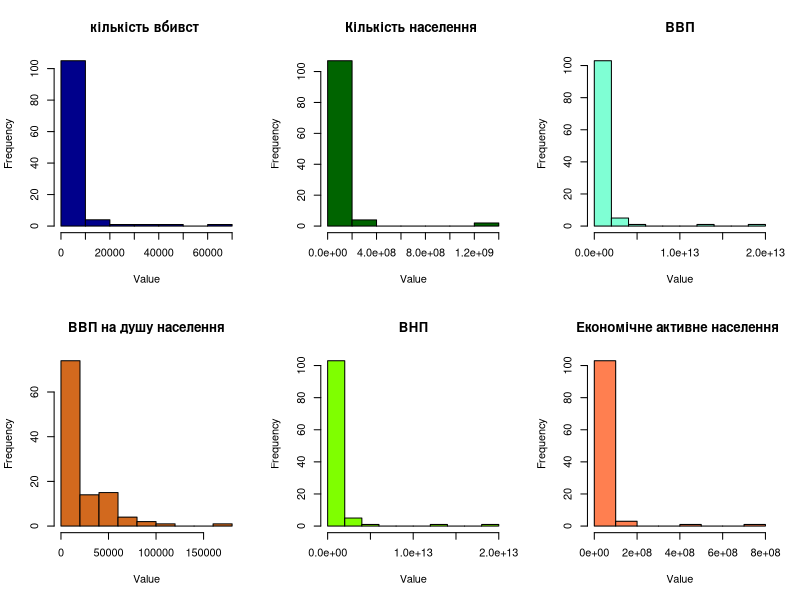
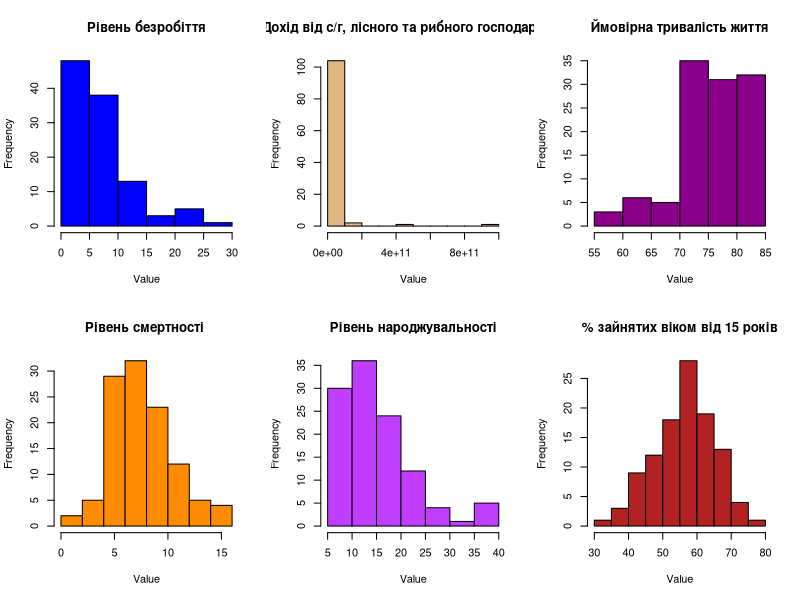
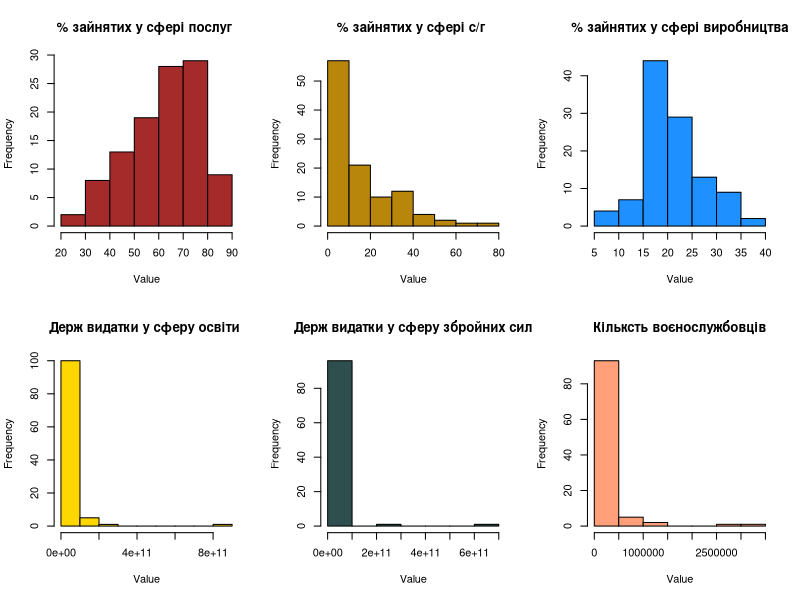
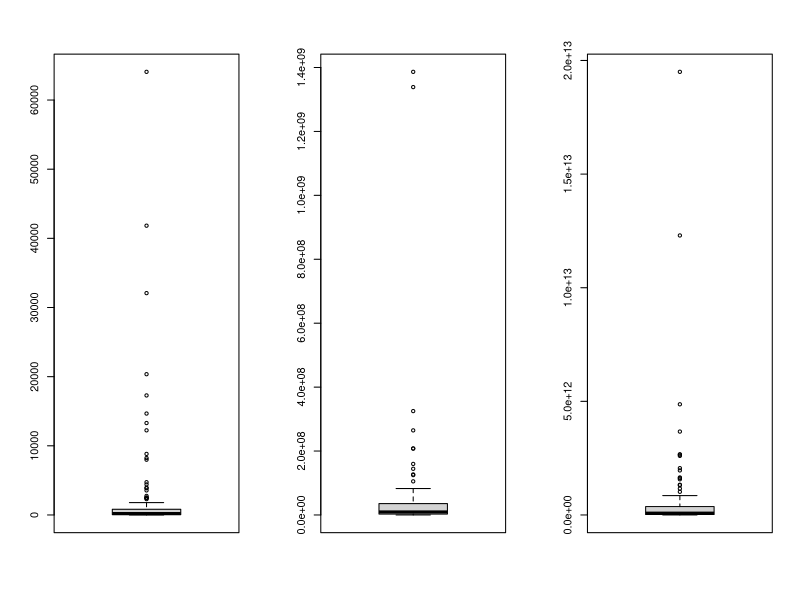
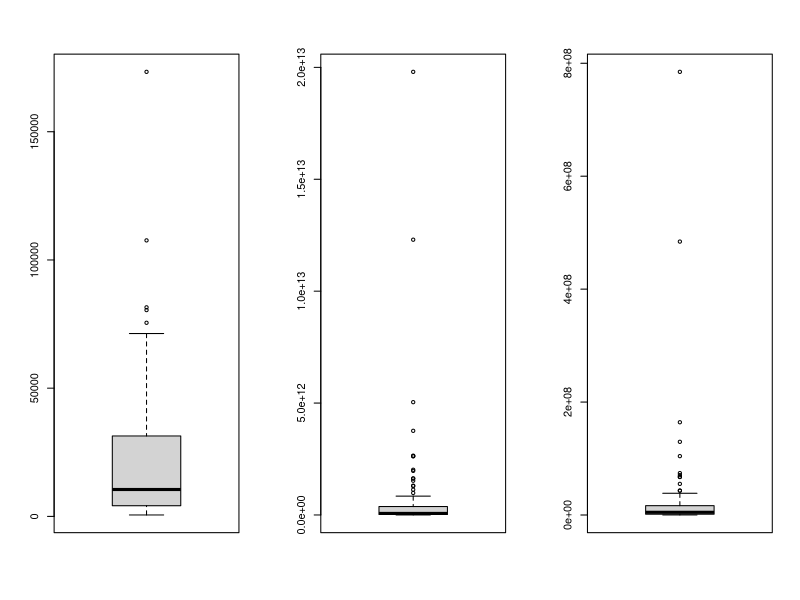
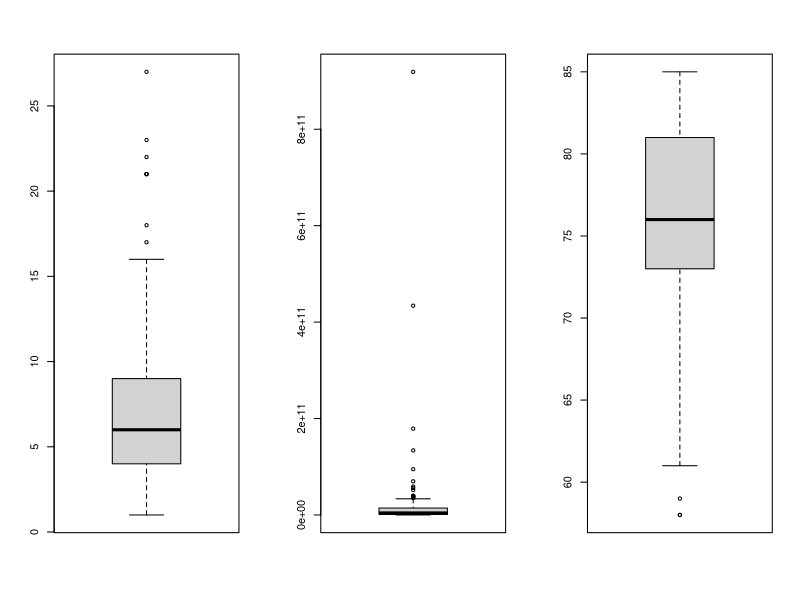
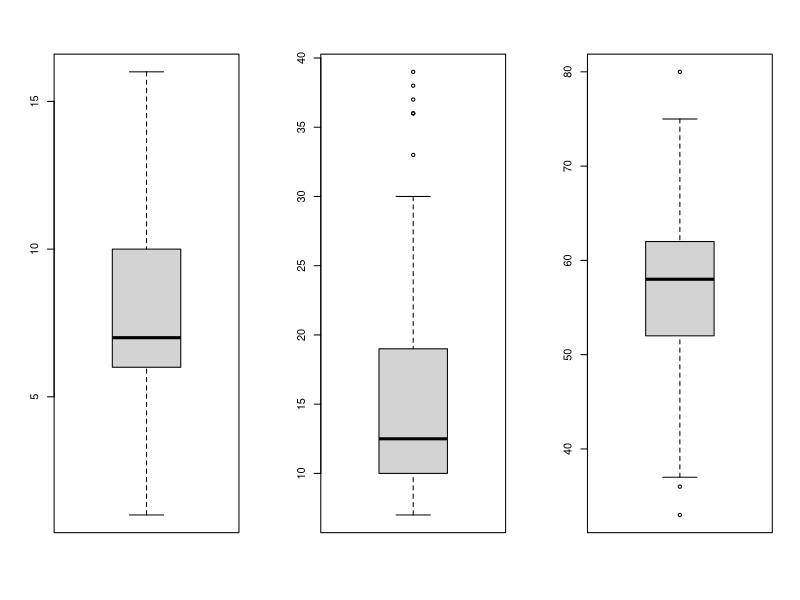
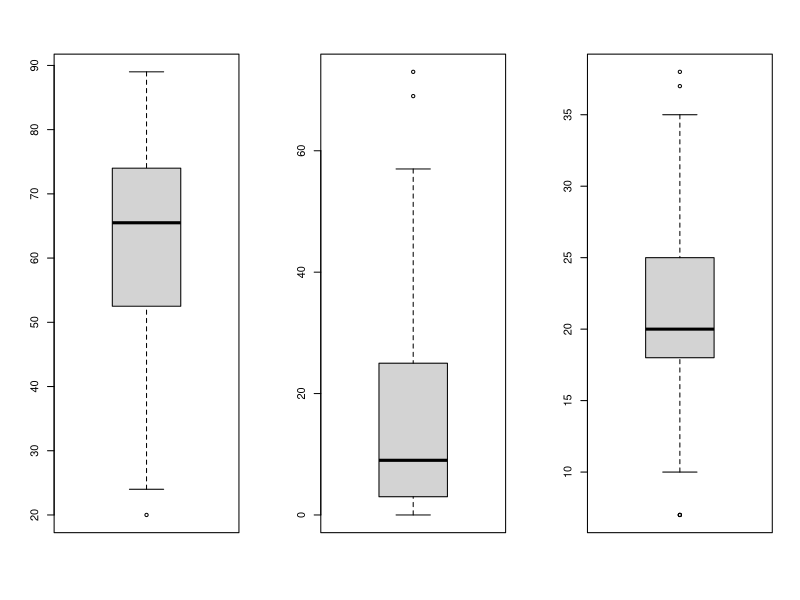

The R script that drew these images, in order:
## ---- chunk 1
#Set Working Directory
#setwd("D:/luzanova")
#OR Choose your Directory in 'Files' and click on 'More' -> 'Set as Working Directory' 
#Download file to the table. Source file is 'flats.csv'
f <- read.csv2('crime.csv', header = TRUE, encoding = 'UNICOD')
#Connect library
library (dplyr)
#Have a look at the data
glimpse(f)  
head(f)
## ---- chunk 2
library(ggplot2)
par(mfrow = c(2, 3)) 
hist(f$Homicide, col = 'dark blue', main = 'кількість вбивст ', xlab = 'Value')
hist(f$Population, col = 'dark green', main = 'Кількість населення ', xlab = 'Value')
hist(f$GDP, col = 'aquamarine', main = 'ВВП', xlab = 'Value')
hist(f$GDP_per_capita, col = 'chocolate', main = 'ВВП на душу населення', xlab = 'Value')
hist(f$GNI, col = 'chartreuse', main = 'ВНП', xlab = 'Value')
hist(f$Labor_force, col = 'coral', main = 'Економічне активне населення ', xlab = 'Value')
hist(f$Unempl, col = 'blue', main = 'Рівень безробіття', xlab = 'Value')
hist(f$Agri_fore_fish_GDP, col = 'burlywood', main = 'Дохід від с/г, лісного та рибного господарства', xlab = 'Value')
hist(f$Life_expect, col = 'darkmagenta', main = 'Ймовірна тривалість життя', xlab = 'Value')
hist(f$Death_rate, col = 'darkorange', main = 'Рівень смертності ', xlab = 'Value')
hist(f$Birth_rate, col = 'darkorchid1', main = 'Рівень народжувальності', xlab = 'Value')
hist(f$Empl, col = 'firebrick', main = '% зайнятих віком від 15 років', xlab = 'Value')
hist(f$Empl_serv, col = 'brown', main = '% зайнятих у сфері послуг ', xlab = 'Value')
hist(f$Empl_agri, col = 'darkgoldenrod', main = '% зайнятих у сфері с/г ', xlab = 'Value')
hist(f$Empl_indu, col = 'dodgerblue', main = '% зайнятих у сфері виробництва', xlab = 'Value')
hist(f$educ_expen, col = 'gold', main = 'Держ видатки у сферу освіти ', xlab = 'Value')
hist(f$Mil_expen, col = 'darkslategray', main = 'Держ видатки у сферу збройних сил', xlab = 'Value')
hist(f$Arm_forc_person, col = 'lightsalmon', main = 'Кільксть воєнослужбовців', xlab = 'Value')

## ---- chunk 3
par(mfrow = c(1, 3))
boxplot(f$Homicide)
boxplot(f$Population)
boxplot(f$GDP)
boxplot(f$GDP_per_capita)
boxplot(f$GNI)
boxplot(f$Labor_force)
boxplot(f$Unempl)
boxplot(f$Agri_fore_fish_GDP)
boxplot(f$Life_expect)
boxplot(f$Death_rate)
boxplot(f$Birth_rate)
boxplot(f$Empl)
boxplot(f$Empl_serv)
boxplot(f$Empl_agri)
boxplot(f$Empl_indu)
boxplot(f$educ_expen)
boxplot(f$Mil_expen)
boxplot(f$Arm_forc_person)
## ---- chunk 4
qplot(data = f, 
      x = Region, 
      y = Homicide, 
      geom = "violin")
## ---- chunk 5
library (psych)
describe(f)
## ---- chunk 6
f1 <- c(2,3,7,8,13,14,15,16)
c_f1 <- f[f1]
pairs.panels(c_f1, lm=TRUE, # linear fit
             method = "pearson", # correlation method
             hist.col = "#00AFBB"
            )
f2 <- c(2,18,19)
c_f2 <- f[f2]
pairs.panels(c_f2, lm=TRUE, # linear fit
             method = "pearson", # correlation method
             hist.col = "#00AFBB"
            )
f3 <- c(2,10,11,12,17)
c_f3 <- f[f3]
pairs.panels(c_f3, lm=TRUE, # linear fit
             method = "pearson", # correlation method
             hist.col = "#00AFBB"
            )
f4 <- c(2,4,5,6,9)
c_f4 <- f[f4]
pairs.panels(c_f4, lm=TRUE, # linear fit
             method = "pearson", # correlation method
             hist.col = "#00AFBB"
            )
## ---- chunk 7
f5 <- c( 2,3,8,14,18,19,10,11,12,17,4,9)
c_f5 <- f[f5]
pairs.panels(c_f5, lm=TRUE, # linear fit
             method = "pearson", # correlation method
             hist.col = "#00AFBB"
            )
## ---- chunk 8
f_reduce <- tidyr::drop_na(f)
cat('there are',nrow(f_reduce),'rows in the f_reduce')
## ---- chunk 9
#1 with neighboring values
f_fill1 <- tidyr::fill(f, Population,GDP,GDP_per_capita,GNI,Labor_force,Unempl,Agri_fore_fish_GDP,Life_expect,Death_rate,Birth_rate,Empl,Empl_serv,Empl_agri,Empl_indu,educ_expen,Mil_expen,Arm_forc_person, .direction = 'down')  

head(f_fill1)
## ---- chunk 10
#2 with average or the most frequent
f_fill2 <- f
##with average for integer vars 
f_fill2$Population <- ifelse(is.na(f$Population),round(mean(f$Population,na.rm = TRUE)),f$Population)
f_fill2$GDP <- ifelse(is.na(f$GDP),round(mean(f$GDP,na.rm = TRUE)),f$GDP)
f_fill2$GDP_per_capita <- ifelse(is.na(f$GDP_per_capita),round(mean(f$GDP_per_capita,na.rm = TRUE)),f$GDP_per_capita)
f_fill2$GNI <- ifelse(is.na(f$GNI),round(mean(f$GNI,na.rm = TRUE)),f$GNI)
f_fill2$Labor_force <- ifelse(is.na(f$Labor_force),round(mean(f$Labor_force,na.rm = TRUE)),f$Labor_force)
f_fill2$Unempl <- ifelse(is.na(f$Unempl),round(mean(f$Unempl,na.rm = TRUE)),f$Unempl)
f_fill2$Agri_fore_fish_GDP <- ifelse(is.na(f$Agri_fore_fish_GDP),round(mean(f$Agri_fore_fish_GDP,na.rm = TRUE)),f$Agri_fore_fish_GDP)
f_fill2$Life_expect <- ifelse(is.na(f$Life_expect),round(mean(f$Life_expect,na.rm = TRUE)),f$Life_expect)
f_fill2$Death_rate <- ifelse(is.na(f$Death_rate),round(mean(f$Death_rate,na.rm = TRUE)),f$Death_rate)
f_fill2$Birth_rate <- ifelse(is.na(f$Birth_rate),round(mean(f$Birth_rate,na.rm = TRUE)),f$Birth_rate)
f_fill2$Empl <- ifelse(is.na(f$Empl),round(mean(f$Empl,na.rm = TRUE)),f$Empl)
f_fill2$Empl_serv <- ifelse(is.na(f$Empl_serv),round(mean(f$Empl_serv,na.rm = TRUE)),f$Empl_serv)
f_fill2$Empl_agri <- ifelse(is.na(f$Empl_agri),round(mean(f$Empl_agri,na.rm = TRUE)),f$Empl_agri)
f_fill2$Empl_indu <- ifelse(is.na(f$Empl_indu),round(mean(f$Empl_indu,na.rm = TRUE)),f$Empl_indu)
f_fill2$educ_expen <- ifelse(is.na(f$educ_expen),round(mean(f$educ_expen,na.rm = TRUE)),f$educ_expen)
f_fill2$Mil_expen <- ifelse(is.na(f$Mil_expen),round(mean(f$Mil_expen,na.rm = TRUE)),f$Mil_expen)
f_fill2$Arm_forc_person<- ifelse(is.na(f$Arm_forc_person),round(mean(f$Arm_forc_person,na.rm = TRUE)),f$Arm_forc_person)


head(f_fill2)
#let's work with "filled with ave" data 
f <- f_fill2
## ---- chunk 11
f_ej1 <- f[f$Population < mean(f$Population)+sd(f$Population)*3, ]
f_ej1 <- f[f$GDP < mean(f$GDP)+sd(f$GDP)*3, ]
f_ej1 <- f[f$GDP_per_capita < mean(f$GDP_per_capita)+sd(f$GDP_per_capita)*3, ]
f_ej1 <- f[f$GNI < mean(f$GNI)+sd(f$GNI)*3, ]
f_ej1 <- f[f$Labor_force < mean(f$Labor_force)+sd(f$Labor_force)*3, ]
f_ej1 <- f[f$Unempl < mean(f$Unempl)+sd(f$Unempl)*3, ]
f_ej1 <- f[f$Agri_fore_fish_GDP < mean(f$Agri_fore_fish_GDP)+sd(f$Agri_fore_fish_GDP)*3, ]
f_ej1 <- f[f$Life_expect < mean(f$Life_expect)+sd(f$Life_expect)*3, ]
f_ej1 <- f[f$Death_rate < mean(f$Death_rate)+sd(f$Death_rate)*3, ]
f_ej1 <- f[f$Birth_rate < mean(f$Birth_rate)+sd(f$Birth_rate)*3, ]
f_ej1 <- f[f$Empl < mean(f$Empl)+sd(f$Empl)*3, ]
f_ej1 <- f[f$Empl_serv < mean(f$Empl_serv)+sd(f$Empl_serv)*3, ]
f_ej1 <- f[f$Empl_agri < mean(f$Empl_agri)+sd(f$Empl_agri)*3, ]
f_ej1 <- f[f$Empl_indu < mean(f$Empl_indu)+sd(f$Empl_indu)*3, ]
f_ej1 <- f[f$educ_expen < mean(f$educ_expen)+sd(f$educ_expen)*3, ]
f_ej1 <- f[f$Mil_expen < mean(f$Mil_expen)+sd(f$Mil_expen)*3, ]
f_ej1 <- f[f$Arm_forc_person < mean(f$Arm_forc_person)+sd(f$Arm_forc_person)*3, ]
describe(f_ej1)
## ---- chunk 12
f_ej2 <- f
f_ej2$Population <- ifelse(f$Population < mean(f$Population)+sd(f$Population)*3,f$Population,mean(f$Population)+sd(f$Population)*3)
f_ej2$GDP <- ifelse(f$GDP < mean(f$GDP)+sd(f$GDP)*3,f$GDP,mean(f$GDP)+sd(f$GDP)*3)
f_ej2$GDP_per_capita <- ifelse(f$GDP_per_capita < mean(f$GDP_per_capita)+sd(f$GDP_per_capita)*3,f$GDP_per_capita,mean(f$GDP_per_capita)+sd(f$GDP_per_capita)*3)
f_ej2$GNI <- ifelse(f$GNI < mean(f$GNI)+sd(f$GNI)*3,f$GNI,mean(f$GNI)+sd(f$GNI)*3)
f_ej2$Labor_force <- ifelse(f$Labor_force < mean(f$Labor_force)+sd(f$Labor_force)*3,f$Labor_force,mean(f$Labor_force)+sd(f$Labor_force)*3)
f_ej2$Unempl <- ifelse(f$Unempl < mean(f$Unempl)+sd(f$Unempl)*3,f$Unempl,mean(f$Unempl)+sd(f$Unempl)*3)
f_ej2$Agri_fore_fish_GDP <- ifelse(f$Agri_fore_fish_GDP < mean(f$Agri_fore_fish_GDP)+sd(f$Agri_fore_fish_GDP)*3,f$Agri_fore_fish_GDP,mean(f$Agri_fore_fish_GDP)+sd(f$Agri_fore_fish_GDP)*3)
f_ej2$Life_expect <- ifelse(f$Life_expect < mean(f$Life_expect)+sd(f$Life_expect)*3,f$Life_expect,mean(f$Life_expect)+sd(f$Life_expect)*3)
f_ej2$Death_rate <- ifelse(f$Death_rate < mean(f$Death_rate)+sd(f$Death_rate)*3,f$Death_rate,mean(f$Death_rate)+sd(f$Death_rate)*3)
f_ej2$Birth_rate <- ifelse(f$Birth_rate < mean(f$Birth_rate)+sd(f$Birth_rate)*3,f$Birth_rate,mean(f$Birth_rate)+sd(f$Birth_rate)*3)
f_ej2$Empl<- ifelse(f$Empl < mean(f$Empl)+sd(f$Empl)*3,f$Empl,mean(f$Empl)+sd(f$Empl)*3)
f_ej2$Empl_serv <- ifelse(f$Empl_serv < mean(f$Empl_serv)+sd(f$Empl_serv)*3,f$Empl_serv,mean(f$Empl_serv)+sd(f$Empl_serv)*3)
f_ej2$Empl_agri <- ifelse(f$Empl_agri < mean(f$Empl_agri)+sd(f$Empl_agri)*3,f$Empl_agri,mean(f$Empl_agri)+sd(f$Empl_agri)*3)
f_ej2$Empl_indu <- ifelse(f$Empl_indu < mean(f$Empl_indu)+sd(f$Empl_indu)*3,f$Empl_indu,mean(f$Empl_indu)+sd(f$Empl_indu)*3)
f_ej2$educ_expen <- ifelse(f$educ_expen < mean(f$educ_expen)+sd(f$educ_expen)*3,f$educ_expen,mean(f$educ_expen)+sd(f$educ_expen)*3)
f_ej2$Mil_expen <- ifelse(f$Mil_expen < mean(f$Mil_expen)+sd(f$Mil_expen)*3,f$Mil_expen,mean(f$Mil_expen)+sd(f$Mil_expen)*3)
f_ej2$Arm_forc_person <- ifelse(f$Arm_forc_person < mean(f$Arm_forc_person)+sd(f$Arm_forc_person)*3,f$Arm_forc_person,mean(f$Arm_forc_person)+sd(f$Arm_forc_person)*3)

describe(f_ej2)
#let's work with f_eg2
f <- f_ej2
## ---- chunk 13
set.seed(123)
library(caTools)
split = sample.split(f$Territory, SplitRatio = 0.8)
f_train = subset(f, split == TRUE)
f_test = subset(f, split == FALSE)
#Write prepared data to the file
write.csv2(f_train, file = "crime_train.csv")
write.csv2(f_test, file = "crime_test.csv")
